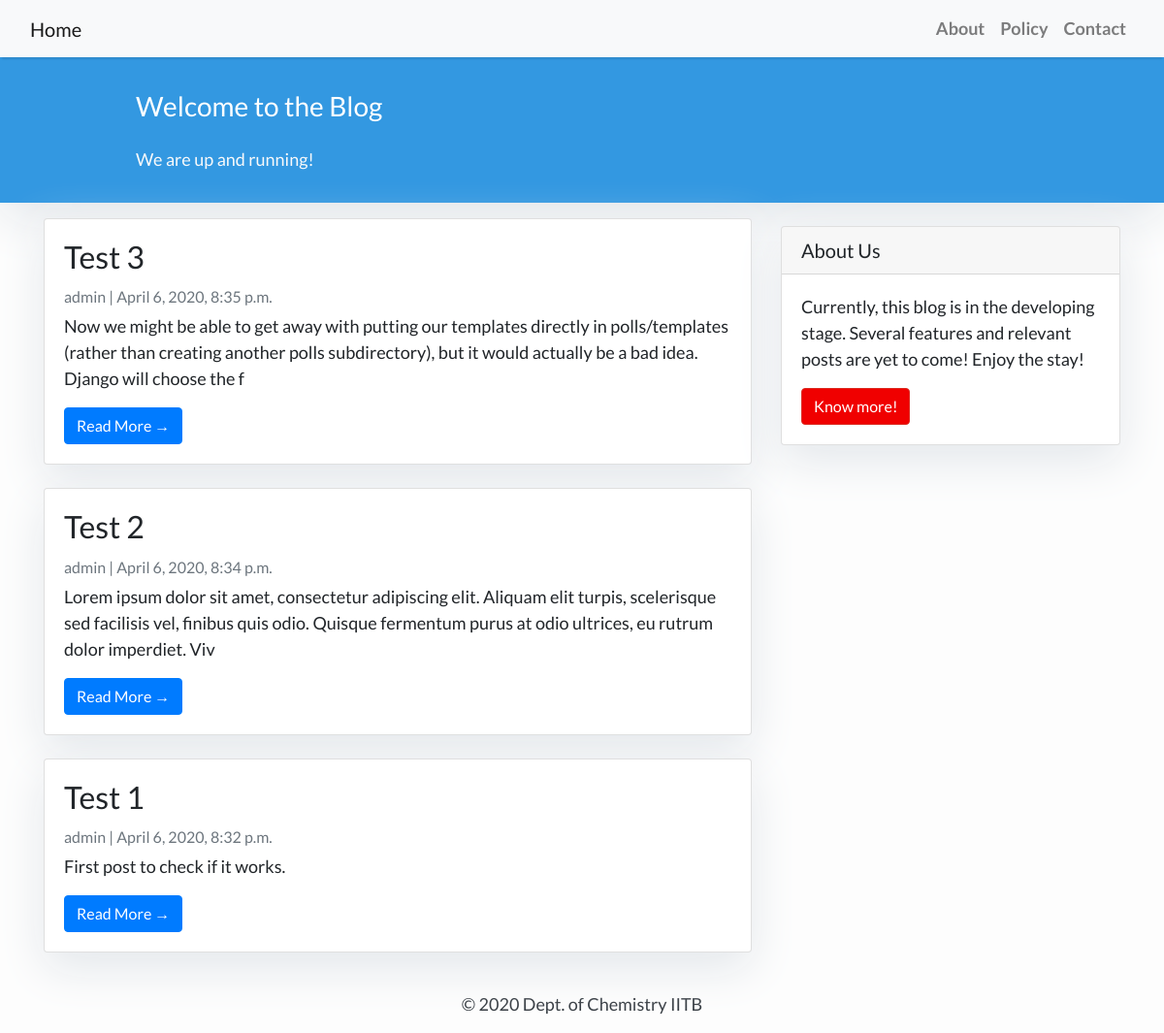
Page /feed/ on the earlier database version.
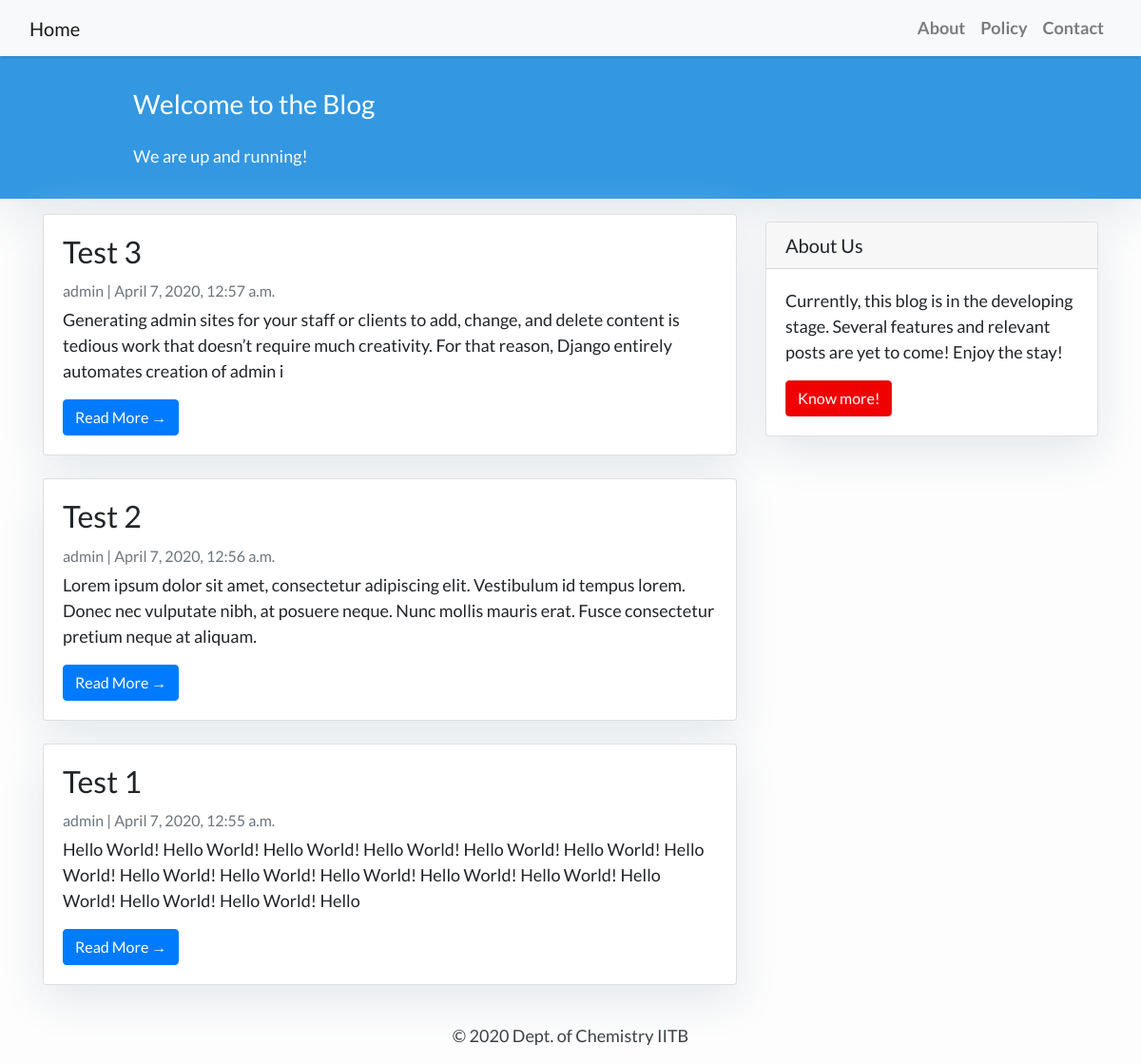
Same page on the later database version.
### feed/models.py (models this page shows, shortened)
class Post(models.Model):
    title = models.CharField(max_length=200, unique=True)
    slug = models.SlugField(max_length=50, unique=True)
    author = models.ForeignKey(settings.AUTH_USER_MODEL, on_delete=models.CASCADE)
    content = models.TextField()
    published_date = models.DateTimeField(default=timezone.now)

### feed/views.py (the view)
# urls.py: path('', views.PostList.as_view(), name='home'),
class PostList(generic.ListView):
    queryset = Post.objects.order_by('-published_date')
    template_name = 'feed/index.html'
    context_object_name = 'post_list'

### feed/templates/feed/index.html (shortened to what this page needs)
{% extends "feed/base.html" %}
{% block content %}
<header class="masthead">
    <div class="container">
        <div class="row">
            <div class=" col-md-8 col-md-10 mx-auto">
                <div class="site-heading">
                    <h3 class=" site-heading my-4 mt-3 text-white"> Welcome to the Blog </h3>
                    <p class="text-light">We are up and running! &nbsp
                    </p>
                </div>
            </div>
        </div>
    </div>
</header>
<div class="container">
    <div class="row">
        <div class="col-md-8 mt-3 left">
            {% for post in post_list %}
            <div class="card mb-4">
                <div class="card-body">
                    <h2 class="card-title">{{ post.title }}</h2>
                    <p class="card-text text-muted h6">{{ post.author }} | {{ post.published_date}} </p>
                    <p class="card-text">{{post.content|slice:":200" }}</p>
                    <a href="{% url 'post_detail' post.slug  %}" class="btn btn-primary">Read More &rarr;</a>
                </div>
            </div>
            {% endfor %}
        </div>
        {% block sidebar %} {% include 'feed/sidebar.html' %} {% endblock sidebar %}
    </div>
</div>
{%endblock%}

### feed/templates/feed/base.html (shortened to what this page needs)
<!DOCTYPE html>
<html>
    <head>
        <link rel="stylesheet" href="https://maxcdn.bootstrapcdn.com/bootstrap/4.0.0/css/bootstrap.min.css"
 />
    </head>
    <body>
        <nav class="navbar navbar-expand-lg navbar-light bg-light shadow" id="mainNav">
            <div class="container-fluid">
                <a class="navbar-brand" href="{% url 'home' %}">Home</a>
                <div class="collapse navbar-collapse" id="navbarResponsive">
                    <ul class="navbar-nav ml-auto">
                        <li class="nav-item text-black">
                            <a class="nav-link text-black font-weight-bold" href="#">About</a>
                        </li>
                        <li class="nav-item text-black">
                            <a class="nav-link text-black font-weight-bold" href="#">Policy</a>
                        </li>
                        <li class="nav-item text-black">
                            <a class="nav-link text-black font-weight-bold" href="#">Contact</a>
                        </li>
                    </ul>
                </div>
            </div>
        </nav>
        {% block content %}{% endblock content %}
        <footer class="py-3 bg-grey">
            <p class="m-0 text-dark text-center ">&copy; 2020 Dept. of Chemistry IITB</p>
        </footer>
    </body>
</html>

### feed/templates/feed/sidebar.html (shortened to what this page needs)
{% block sidebar %}
<div class="col-md-4 float-right ">
<div class="card my-4">
        <h5 class="card-header">About Us</h5>
    <div class="card-body">
        <p class="card-text"> Currently, this blog is in the developing stage. Several features and relevant posts are yet to come! Enjoy the stay!</p>
        <a href="#"
           class="btn btn-danger">Know more!</a>
    </div>
</div>
</div>
{% endblock sidebar %}

### feed/templates/feed/base.html (style rules this page uses)
body { font-family: "Lato", sans-serif; font-size: 17px; background-color: #fdfdfd; }
.shadow { box-shadow: 0 4px 2px -2px rgba(0, 0, 0, 0.1); }
.btn-danger { color: #fff; background-color: #f00000; border-color: #dc281e; }
.masthead { background: #3398E1; height: auto; padding-bottom: 15px; box-shadow: 0 16px 48px #E3E7EB; padding-top: 10px; }

### feed/templates/feed/index.html (style rules this page uses)
body { font-family: "Lato", sans-serif; font-size: 18px; background-color: #fdfdfd; }
.card { box-shadow: 0 16px 48px #E3E7EB; }

### feed/templates/feed/sidebar.html (style rules this page uses)
.card { box-shadow: 0 16px 48px #E3E7EB; }

Differences in the rows shown:
changed Post "Test 3": published_date "April 6, 2020, 8:35 p.m." → "April 7, 2020, 12:57 a.m."; content "Now we might be able to get away with putting our templates directly in polls/templates (rather than creating another polls subdirectory), but it would actually be a bad idea. Django will choose the f" → "Generating admin sites for your staff or clients to add, change, and delete content is tedious work that doesn’t require much creativity. For that reason, Django entirely automates creation of admin i"
changed Post "Test 2": published_date "April 6, 2020, 8:34 p.m." → "April 7, 2020, 12:56 a.m."; content "…amet, consectetur adipiscing elit. Aliquam elit turpis, scelerisque sed facilisis vel, finibus quis odio. Quisque fermentum purus at odio ultrices, eu rutrum dolor imperdiet. Viv" → "…amet, consectetur adipiscing elit. Vestibulum id tempus lorem. Donec nec vulputate nibh, at posuere neque. Nunc mollis mauris erat. Fusce consectetur pretium neque at aliquam."
changed Post "Test 1": published_date "April 6, 2020, 8:32 p.m." → "April 7, 2020, 12:55 a.m."; content "First post to check if it works." → "Hello World! Hello World! Hello World! Hello World! Hello World! Hello World! Hello World! Hello World! Hello World! Hello World! Hello World! Hello World! Hello World! Hello World! Hello World! Hello"
